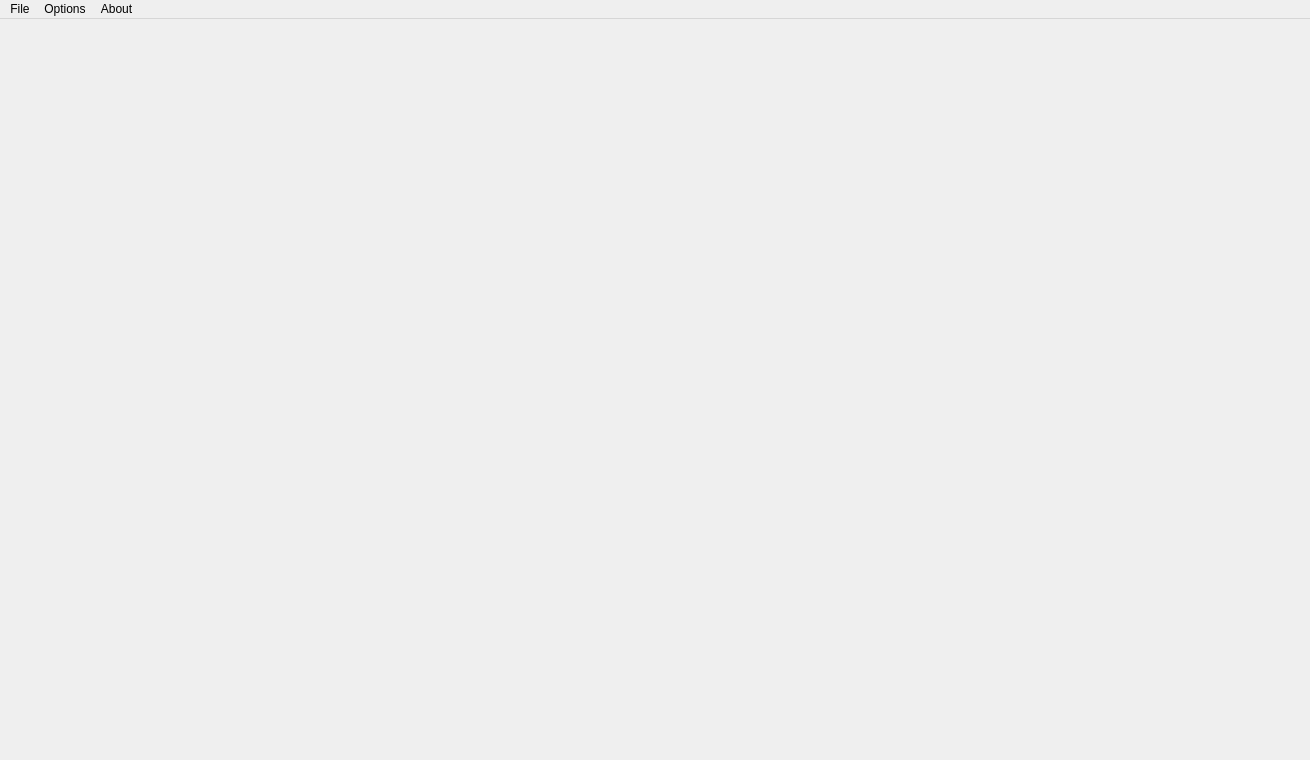
<?xml version="1.0" encoding="UTF-8"?>
<ui version="4.0">
 <class>MainWindow</class>
 <widget class="QMainWindow" name="MainWindow">
  <property name="windowModality">
   <enum>Qt::ApplicationModal</enum>
  </property>
  <property name="geometry">
   <rect>
    <x>0</x>
    <y>0</y>
    <width>1310</width>
    <height>760</height>
   </rect>
  </property>
  <property name="font">
   <font>
    <stylestrategy>PreferAntialias</stylestrategy>
   </font>
  </property>
  <property name="focusPolicy">
   <enum>Qt::NoFocus</enum>
  </property>
  <property name="windowTitle">
   <string>Punk Rift</string>
  </property>
  <widget class="QWidget" name="centralWidget"/>
  <widget class="QMenuBar" name="menuBar">
   <property name="geometry">
    <rect>
     <x>0</x>
     <y>0</y>
     <width>1310</width>
     <height>21</height>
    </rect>
   </property>
   <widget class="QMenu" name="menuFile">
    <property name="title">
     <string>File</string>
    </property>
    <addaction name="actionLoad_Game"/>
    <addaction name="actionSave"/>
    <addaction name="actionSave_As"/>
   </widget>
   <widget class="QMenu" name="menuOptions">
    <property name="title">
     <string>Options</string>
    </property>
    <addaction name="actionOptions"/>
   </widget>
   <widget class="QMenu" name="menuAbout">
    <property name="title">
     <string>About</string>
    </property>
    <addaction name="actionDevelopers"/>
   </widget>
   <addaction name="menuFile"/>
   <addaction name="menuOptions"/>
   <addaction name="menuAbout"/>
  </widget>
  <action name="actionOptions">
   <property name="icon">
    <iconset resource="punk_rift.qrc">
     <normaloff>:/images/options.png</normaloff>:/images/options.png</iconset>
   </property>
   <property name="text">
    <string>Options</string>
   </property>
   <property name="toolTip">
    <string>Options</string>
   </property>
  </action>
  <action name="actionLoad_Game">
   <property name="text">
    <string>Load Game</string>
   </property>
  </action>
  <action name="actionSave">
   <property name="text">
    <string>Save</string>
   </property>
  </action>
  <action name="actionSave_As">
   <property name="text">
    <string>Save As</string>
   </property>
  </action>
  <action name="actionDevelopers">
   <property name="text">
    <string>Developers</string>
   </property>
  </action>
 </widget>
 <layoutdefault spacing="6" margin="11"/>
 <resources>
  <include location="punk_rift.qrc"/>
 </resources>
 <connections/>
</ui>
